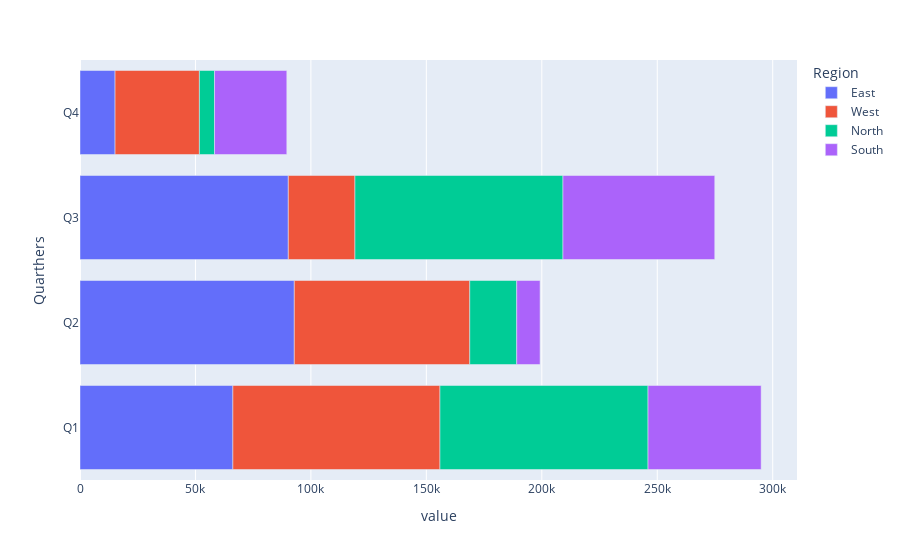

The cell this chart's notebook holds for it:
### Code cell
datas.plot(kind='barh')

### Figure 1 — Plotly figure (JSON) as saved in the notebook; plotly's stock layout.template omitted (floating-point values rounded to 4 significant figures)
{"data": [{"alignmentgroup": "True", "hovertemplate": "Region=East<br>value=%{x}<br>Quarthers=%{y}<extra></extra>", "legendgroup": "East", "marker": {"color": "#636efa", "pattern": {"shape": ""}}, "name": "East", "offsetgroup": "East", "orientation": "h", "showlegend": true, "textposition": "auto", "type": "bar", "x": [66210.0, 92810.0, 90220.0, 15190.0], "xaxis": "x", "y": ["Q1", "Q2", "Q3", "Q4"], "yaxis": "y"}, {"alignmentgroup": "True", "hovertemplate": "Region=West<br>value=%{x}<br>Quarthers=%{y}<extra></extra>", "legendgroup": "West", "marker": {"color": "#EF553B", "pattern": {"shape": ""}}, "name": "West", "offsetgroup": "West", "orientation": "h", "showlegend": true, "textposition": "auto", "type": "bar", "x": [89680.0, 76000.0, 28860.0, 36520.0], "xaxis": "x", "y": ["Q1", "Q2", "Q3", "Q4"], "yaxis": "y"}, {"alignmentgroup": "True", "hovertemplate": "Region=North<br>value=%{x}<br>Quarthers=%{y}<extra></extra>", "legendgroup": "North", "marker": {"color": "#00cc96", "pattern": {"shape": ""}}, "name": "North", "offsetgroup": "North", "orientation": "h", "showlegend": true, "textposition": "auto", "type": "bar", "x": [90110.0, 20330.0, 90090.0, 6563.0], "xaxis": "x", "y": ["Q1", "Q2", "Q3", "Q4"], "yaxis": "y"}, {"alignmentgroup": "True", "hovertemplate": "Region=South<br>value=%{x}<br>Quarthers=%{y}<extra></extra>", "legendgroup": "South", "marker": {"color": "#ab63fa", "pattern": {"shape": ""}}, "name": "South", "offsetgroup": "South", "orientation": "h", "showlegend": true, "textposition": "auto", "type": "bar", "x": [48990.0, 10100.0, 65730.0, 31290.0], "xaxis": "x", "y": ["Q1", "Q2", "Q3", "Q4"], "yaxis": "y"}], "layout": {"barmode": "relative", "legend": {"title": {"text": "Region"}, "tracegroupgap": 0}, "margin": {"t": 60}, "xaxis": {"anchor": "y", "domain": [0, 1], "title": {"text": "value"}}, "yaxis": {"anchor": "x", "domain": [0, 1], "title": {"text": "Quarthers"}}}}
